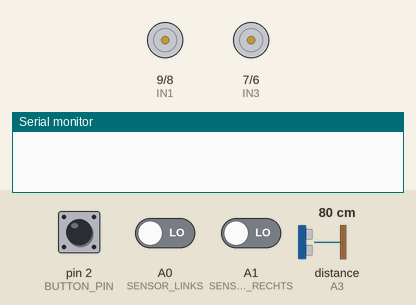
Simulated run of this sketch. Board: Arduino Uno, built with avr-gcc and run on an emulated ATmega328P. Parts: motor-driver pin pairs drawn as motors (green arrow = first pin HIGH = forward, orange = second pin HIGH = backward, longer = more drive, scaled by the enable pin), the last lines printed to the serial monitor. The test bench sets the inputs (shaded band); at power-on: pin 2 (BUTTON_PIN) HIGH, distance to the obstacle (sensor on A3) 80 cm, A0 (SENSOR_LINKS) LOW, A1 (SENSOR_RECHTS) LOW. The echo pulse lasts 58.3 µs per cm.

Above: at 1.2 s.
1.3 s: pin 2 (BUTTON_PIN) pulled LOW for 0.15 s
At 2.5 s:
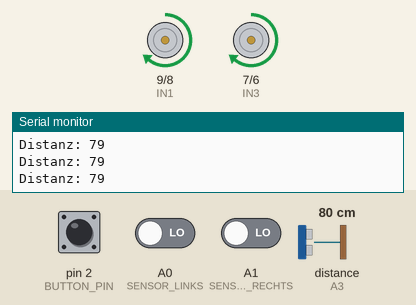
2.9 s: distance to the obstacle (sensor on A3) set to 23 cm
4.4 s: distance to the obstacle (sensor on A3) set to 19 cm
At 5.0 s:
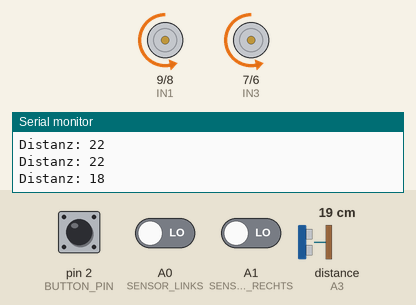
7.4 s: distance to the obstacle (sensor on A3) set to 250 cm
At 8.2 s:
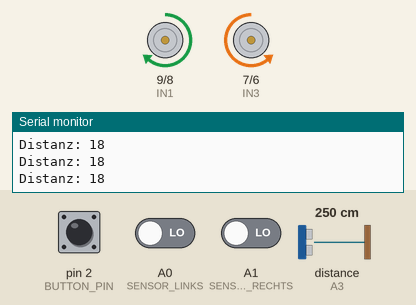
9.8 s: pin 2 (BUTTON_PIN) pulled LOW for 1 s
At 10.3 s:
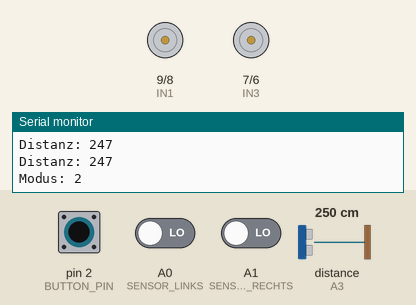
12.3 s: pin 2 (BUTTON_PIN) pulsed LOW 5 times (0.12 s each, 0.3 s apart)
At 14.5 s:
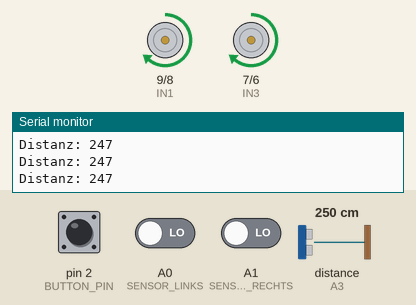
Timing chart, 0 to 16.0 s (numbered marks = the images above; inputs shaded):
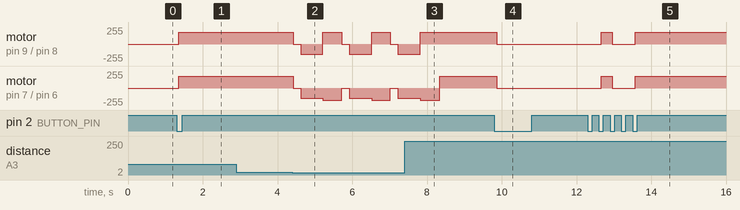

The sketch:

Projekt_Arduino.ino
```cpp
// Motoren (L298N)
const int ENA = 10;  // PWM Links
const int IN1 = 9;
const int IN2 = 8;
const int IN3 = 7;
const int IN4 = 6;
const int ENB = 5;  // PWM Rechts

// Ultraschallsensor (HC-SR04)
const int TRIG = A2;
const int ECHO = A3;

// Liniensensoren (IR)
const int SENSOR_LINKS = A0;
const int SENSOR_RECHTS = A1;

// Neuer Button-Pin
const int BUTTON_PIN = 2;

// Variablen für die Modi
int roboterMode = 0; // 0 = Stop, 1 = Hindernis, 2 = Linienfolger
bool letzterButtonStatus = HIGH;

void setup() {
  // Motor-Pins als Ausgang
  pinMode(ENA, OUTPUT); pinMode(IN1, OUTPUT); pinMode(IN2, OUTPUT);
  pinMode(IN3, OUTPUT); pinMode(IN4, OUTPUT); pinMode(ENB, OUTPUT);

  // Sensor-Pins
  pinMode(TRIG, OUTPUT);
  pinMode(ECHO, INPUT);
  pinMode(SENSOR_LINKS, INPUT);
  pinMode(SENSOR_RECHTS, INPUT);

  // Button mit internem Pullup-Widerstand
  pinMode(BUTTON_PIN, INPUT_PULLUP);

  Serial.begin(9600);
}

void loop() {
  bool aktuellerButtonStatus = digitalRead(BUTTON_PIN);

if (letzterButtonStatus == HIGH && aktuellerButtonStatus == LOW) {
  delay(50);
  roboterMode++;

  if (roboterMode > 2) roboterMode = 0;

  Serial.print("Modus: ");
  Serial.println(roboterMode);
}

letzterButtonStatus = aktuellerButtonStatus;

  // 2. MODUS AUSFÜHREN
  switch (roboterMode) {
    case 0:
      motorenStoppen();
      break;

    case 1:
      modusHindernisAusweichen();
      break;

    case 2:
      modusLinienFolgen();
      break;
  }
}


void modusHindernisAusweichen() {
  long distanz = messeDistanz();

   Serial.print("Distanz: ");
  Serial.println(distanz);

  if (distanz > 0 && distanz < 20) { // Hindernis näher als 20cm
    motorenStoppen();
    delay(200);
    rueckwaerts();
    delay(600); // Fährt kurz rückwärts
    drehe90Grad();
    delay(500); // Zeitspanne für ca. 90 Grad Drehung (Musst du evtl. anpassen!)
  } else {
    vorwaerts();
  }
}

void modusLinienFolgen() {
  int links = digitalRead(SENSOR_LINKS);
  int rechts = digitalRead(SENSOR_RECHTS);


  if (links == HIGH && rechts == HIGH) {
    vorwaerts();
  }
  else if (links == LOW && rechts == HIGH) {
    kurveRechts(); // Linker Sensor verlässt die Bahn -> nach rechts korrigieren
  }
  else if (links == HIGH && rechts == LOW) {
    kurveLinks(); // Rechter Sensor verlässt die Bahn -> nach links korrigieren
  }
  else {
    motorenStoppen(); // Kreuzung oder Linie verloren
  }
}

// --- MOTORSTEUERUNG ---

void vorwaerts() {
  analogWrite(ENA, 180); analogWrite(ENB, 180); // Geschwindigkeit (0-255)
  digitalWrite(IN1, HIGH); digitalWrite(IN2, LOW);
  digitalWrite(IN3, HIGH); digitalWrite(IN4, LOW);
}

void rueckwaerts() {
  analogWrite(ENA, 150); analogWrite(ENB, 150);
  digitalWrite(IN1, LOW);  digitalWrite(IN2, HIGH);
  digitalWrite(IN3, LOW);  digitalWrite(IN4, HIGH);
}

void drehe90Grad() {
  analogWrite(ENA, 180); analogWrite(ENB, 180);
  digitalWrite(IN1, HIGH); digitalWrite(IN2, LOW);  // Linke Kette/Räder vorwärts
  digitalWrite(IN3, LOW);  digitalWrite(IN4, HIGH); // Rechte Kette/Räder rückwärts
}

void kurveLinks() {
  analogWrite(ENA, 80);  analogWrite(ENB, 180); // Links langsamer als rechts
  digitalWrite(IN1, HIGH); digitalWrite(IN2, LOW);
  digitalWrite(IN3, HIGH); digitalWrite(IN4, LOW);
}

void kurveRechts() {
  analogWrite(ENA, 180); analogWrite(ENB, 80);  // Rechts langsamer als links
  digitalWrite(IN1, HIGH); digitalWrite(IN2, LOW);
  digitalWrite(IN3, HIGH); digitalWrite(IN4, LOW);
}

void motorenStoppen() {
  digitalWrite(IN1, LOW); digitalWrite(IN2, LOW);
  digitalWrite(IN3, LOW); digitalWrite(IN4, LOW);
}

// --- ULTRASCHALL-MESSUNG ---
long messeDistanz() {
  digitalWrite(TRIG, LOW);
  delayMicroseconds(2);
  digitalWrite(TRIG, HIGH);
  delayMicroseconds(10);
  digitalWrite(TRIG, LOW);
  long dauer = pulseIn(ECHO, HIGH);
  return dauer * 0.034 / 2; // Umrechnung in cm
}
```

Measured:
- the behaviour switches between 21 and 20 cm on distance to the obstacle (sensor on A3) (found by bisection; images 1 and 2)
- after the input at 1.3 s, motor on pin 9 (IN1) / pin 8 (IN2), motor on pin 7 (IN3) / pin 6 (IN4): stopped → forward 180/255 after 0.06 s
- after the input at 4.4 s, motor on pin 9 (IN1) / pin 8 (IN2): forward 180/255 → stopped at once, then repeats every 1.3 s: backward 150/255 0.60 s, forward 180/255 0.50 s, stopped 0.20 s; motor on pin 7 (IN3) / pin 6 (IN4): forward 180/255 → stopped at once, then repeats every 1.3 s: backward 150/255 0.60 s, backward 180/255 0.50 s, stopped 0.20 s
- after the input at 7.4 s, motor on pin 9 (IN1) / pin 8 (IN2): goes on until 7.8 s, then stays forward 180/255
- after the input at 9.8 s, motor on pin 9 (IN1) / pin 8 (IN2), motor on pin 7 (IN3) / pin 6 (IN4): forward 180/255 → stopped after 0.06 s
- after the input at 12.3 s, motor on pin 9 (IN1) / pin 8 (IN2), motor on pin 7 (IN3) / pin 6 (IN4): stopped → forward 180/255 after 0.37 s, → stopped 0.30 s later, → forward 180/255 0.60 s later
